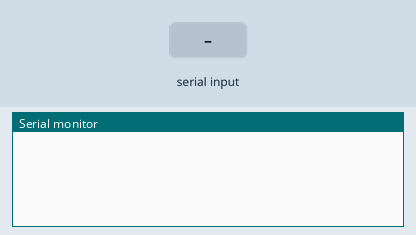
Recording of a sketch running on a simulated Arduino Uno, built with avr-gcc and run on an emulated ATmega328P. Shown: the last lines printed to the serial monitor. The test bench sets the inputs (shaded band).

Above: at 1.2 s.
1.3 s: byte 30 received over Serial
At 2.3 s:
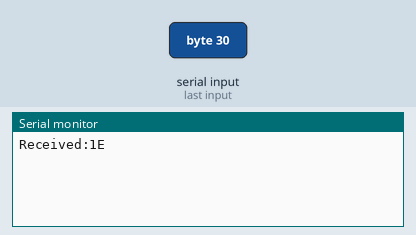
2.8 s: byte 90 received over Serial
At 3.4 s:
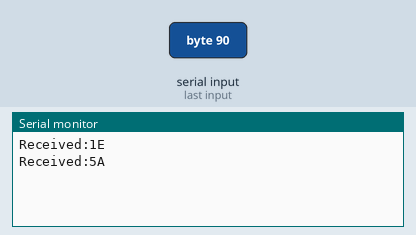
4.3 s: byte 120 received over Serial
At 5.8 s:
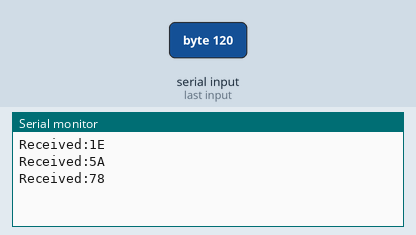

The sketch:

P38-1_Receive_msg_print_hex_ASCII.ino
```cpp
/*
*P38-1
*設計Arduino 程式，從Arduino 板接收電腦傳送的訊息，並於Serial Monitor 視窗顯
*示其16 進制ASCII 碼。
*/

char c = '\n';

void setup()
{
	Serial.begin(9600);
}

void loop()
{
	if(Serial.available() > 0)
	{
		c = Serial.read();
		Serial.print("Received:");
		Serial.println(c,HEX);
	}
}
```

Measured:
- after the input at 1.3 s, the serial monitor: prints a new line at once (image 1)
- after the input at 2.8 s, the serial monitor: prints a new line at once (image 2)
- after the input at 4.3 s, the serial monitor: prints a new line at once (image 3)
